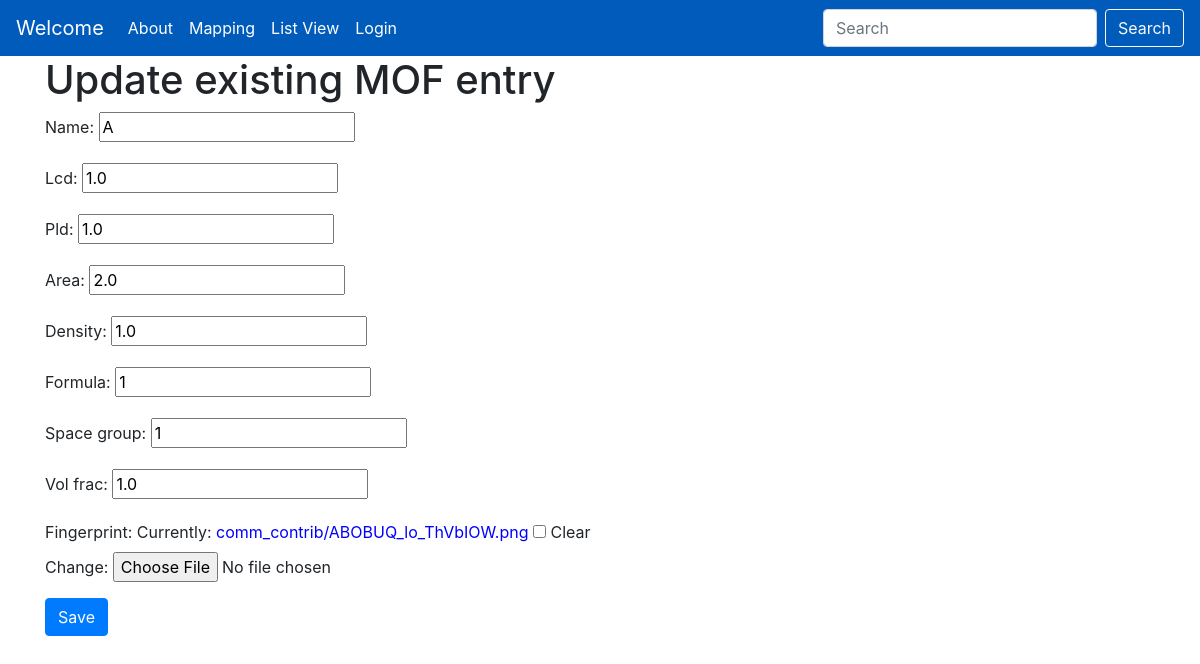
Screenshot of /mof/update/A/ with the database file from the repository.
### mof_network/models.py (models this page shows, shortened)
class Mof(models.Model):
    name = models.CharField(max_length=255, primary_key=True)
    lcd = models.FloatField()
    pld = models.FloatField()
    area = models.FloatField()
    density = models.FloatField()
    formula = models.CharField(max_length=255)
    space_group = models.CharField(max_length=255)
    vol_frac = models.FloatField()
    fingerprint = models.ImageField(upload_to='comm_contrib', blank=True)

### mof_network/views.py (the view)
# urls.py: url(r'^mof/update/(?P<pk>[A-Z\d]+)/$', views.MofUpdateView.as_view(), name='mof_update'),
class MofUpdateView(UpdateView):
    form_class = MofForm
    model = Mof
    success_url = reverse_lazy('mof:mof_detail', pk=Mof.pk)

### mof_network/forms.py
class MofForm(forms.ModelForm):
    class Meta:
        model = Mof
        fields = ('name', 'lcd', 'pld', 'area', 'density', 'formula', 'space_group', 'vol_frac', 'fingerprint')
        widgets = {
            'name': forms.TextInput(attrs={'class': 'textInput'}),
            'lcd': forms.NumberInput(attrs={'class': 'NumberInput'}),
            'pld': forms.NumberInput(attrs={'class': 'NumberInput'}),
            'area': forms.NumberInput(attrs={'class': 'NumberInput'}),
            'density': forms.NumberInput(attrs={'class': 'NumberInput'}),
            'formula': forms.TextInput(attrs={'class': 'textInput'}),
            'space_group': forms.TextInput(attrs={'class': 'textInput'}),
            'vol_frac': forms.NumberInput(attrs={'class': 'textInput'})
        }

### templates/mof_network/mof_form.html (shortened to what this page needs)
{% extends "mof_network/base.html" %}
{% block body_block %}
    <h1>{% if not form.instance.pk %}
            Enter New MOF structure
        {% else %}
            Update existing MOF entry
        {% endif %}
    </h1>
    <form enctype="multipart/form-data" method="POST">
        {{ form.as_p }}
        <button type="submit" class="btn btn-primary" name="button">Save</button>
    </form>
{% endblock %}

### static/css/network.css (style rules this page uses)
a { color: blue; text-decoration: none; }

### rows the page displays
Mof: name "A", lcd "1.0", pld "1.0", area "2.0", density "1.0", formula "1", space_group "1", vol_frac "1.0"
